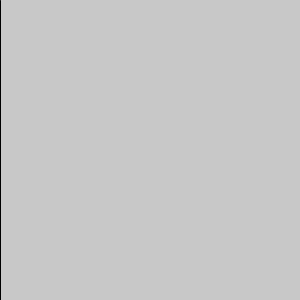
Frame 1 (no input)
Frame 60 (the mouse pressed at the canvas centre just before this capture): blank canvas, image omitted
Frame 120 (the mouse held since frame 60 and released just before this capture): blank canvas, image omitted

The Processing sketch that drew this single still picture (run headless with seeded random() and noise(); from frame 60 on, the mouse is pressed at the canvas centre):

// Processing sketch: e15animazione3
// ── e15animazione3.pde
int pos=0;
int dir=1;

void setup(){
  size(300,300);
  frameRate(120);
}


void draw(){ 
  background(200);
  line(pos,0,pos,height);
  if (pos>width){
    dir=-1;
  }
  if (pos<0){
    dir=1;
  }
  pos+=dir;
}
